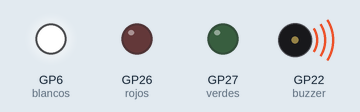
Recording of a program running on a simulated Raspberry Pi Pico running MicroPython. Parts: output pins drawn as LEDs (lit = HIGH), buzzer (waves = sounding).

Above: at 0.8 s.
At 4.6 s:
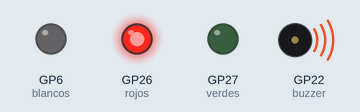
At 9.6 s:
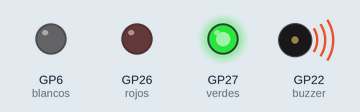
At 17.0 s:
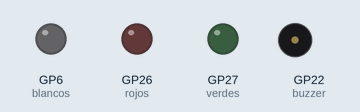
Timing chart, 0 to 20.8 s (numbered marks = the images above):
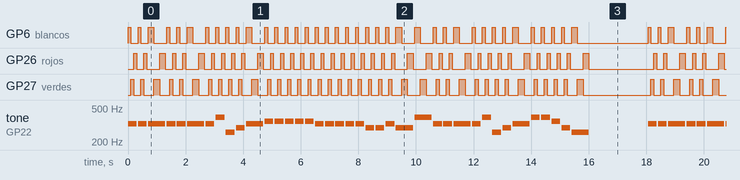

The program:

Leccion_8.py
```python
from machine import Pin, PWM
import time

# Configuración del buzzer y los LEDs
buzzer = PWM(Pin(22))
blancos = Pin(6, Pin.OUT)
verdes = Pin(27, Pin.OUT)
rojos = Pin(26, Pin.OUT)

# Diccionario de notas con frecuencias (Hz)
notas = {
    'Do': 261, 'Do*': 523, 'Re': 293, 'Re*': 587, 'Mi': 329, 'Mi*': 659,
    'Fa': 349, 'Fa*': 698, 'Sol': 392, 'Sol*': 784, 'La': 440, 'La*': 880,
    'Si': 493, 'Sib': 466, 'Sol#': 831, 'Re#': 622, 'Fa#': 740, 'La#': 932,
    'Silencio': 0
}

# Melodía de Jingle Bells
melodia = [
    ('Mi', 0.3), ('Mi', 0.3), ('Mi', 0.6),
    ('Mi', 0.3), ('Mi', 0.3), ('Mi', 0.6),
    ('Mi', 0.3), ('Sol', 0.3), ('Do', 0.3), ('Re', 0.3), ('Mi', 0.6),
    ('Fa', 0.3), ('Fa', 0.3), ('Fa', 0.3), ('Fa', 0.3),
    ('Fa', 0.3), ('Mi', 0.3), ('Mi', 0.3), ('Mi', 0.3), ('Mi', 0.3),
    ('Mi', 0.3), ('Re', 0.3), ('Re', 0.3), ('Mi', 0.3), ('Re', 0.6),
    ('Sol', 0.6),
    ('Mi', 0.3), ('Mi', 0.3), ('Mi', 0.6),
    ('Mi', 0.3), ('Sol', 0.3), ('Do', 0.3), ('Re', 0.3), ('Mi', 0.6),
    ('Sol', 0.3), ('Sol', 0.3), ('Fa', 0.3), ('Re', 0.3), ('Do', 0.6)
]

# Función que reproduce una nota con luces sincronizadas
def reproducir_nota_con_luces(nota, duracion):
    if nota in notas:
        frecuencia = notas[nota]

        # Encender LED blanco
        blancos.value(1)
        verdes.value(0)
        rojos.value(0)

        if frecuencia == 0:
            buzzer.duty_u16(0)  # Silencio
        else:
            buzzer.freq(frecuencia)
            buzzer.duty_u16(10000)

        time.sleep(duracion / 3)

        # Encender LED verde
        blancos.value(0)
        verdes.value(1)
        time.sleep(duracion / 3)

        # Encender LED rojo
        verdes.value(0)
        rojos.value(1)
        time.sleep(duracion / 3)

        # Apagar buzzer y LEDs
        buzzer.duty_u16(0)
        rojos.value(0)
        time.sleep(0.05)
    else:
        print(f'Nota "{nota}" no definida.')

# Bucle principal
while True:
    for nota, duracion in melodia:
        reproducir_nota_con_luces(nota, duracion)
    time.sleep(2)  # Espera entre repeticiones
```

Measured:
- by itself, GP6 (blancos), GP26 (rojos), GP27 (verdes): moves between LOW and HIGH, repeating every 18.1 s
- by itself, tone on GP22 (buzzer): plays 329 Hz for 0.30 s, 329 Hz for 0.30 s, 329 Hz for 0.60 s, 329 Hz for 0.30 s, 329 Hz for 0.30 s, 329 Hz for 0.60 s … (282 notes in this stretch)
